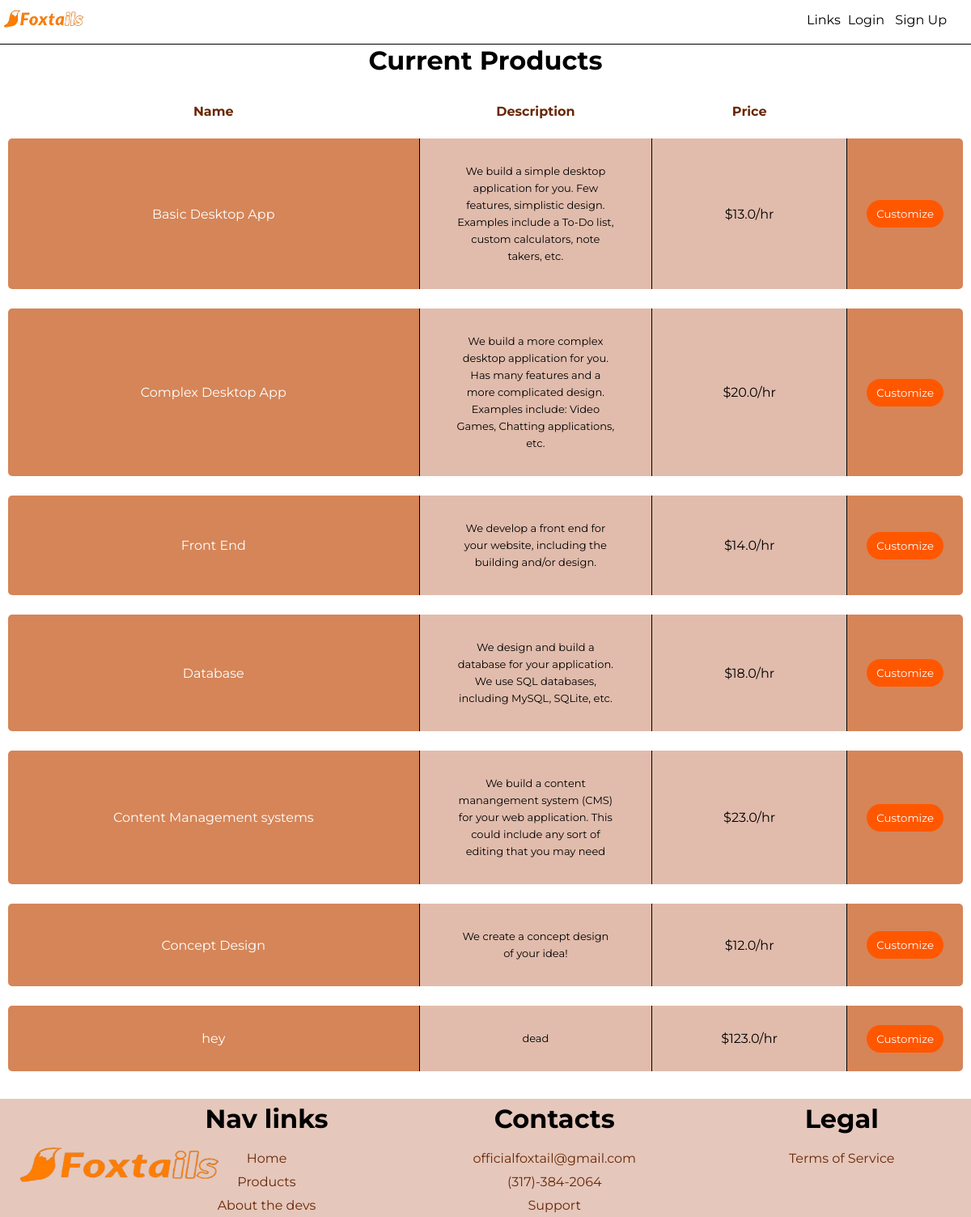
/products, run on an earlier commit of the app's database.
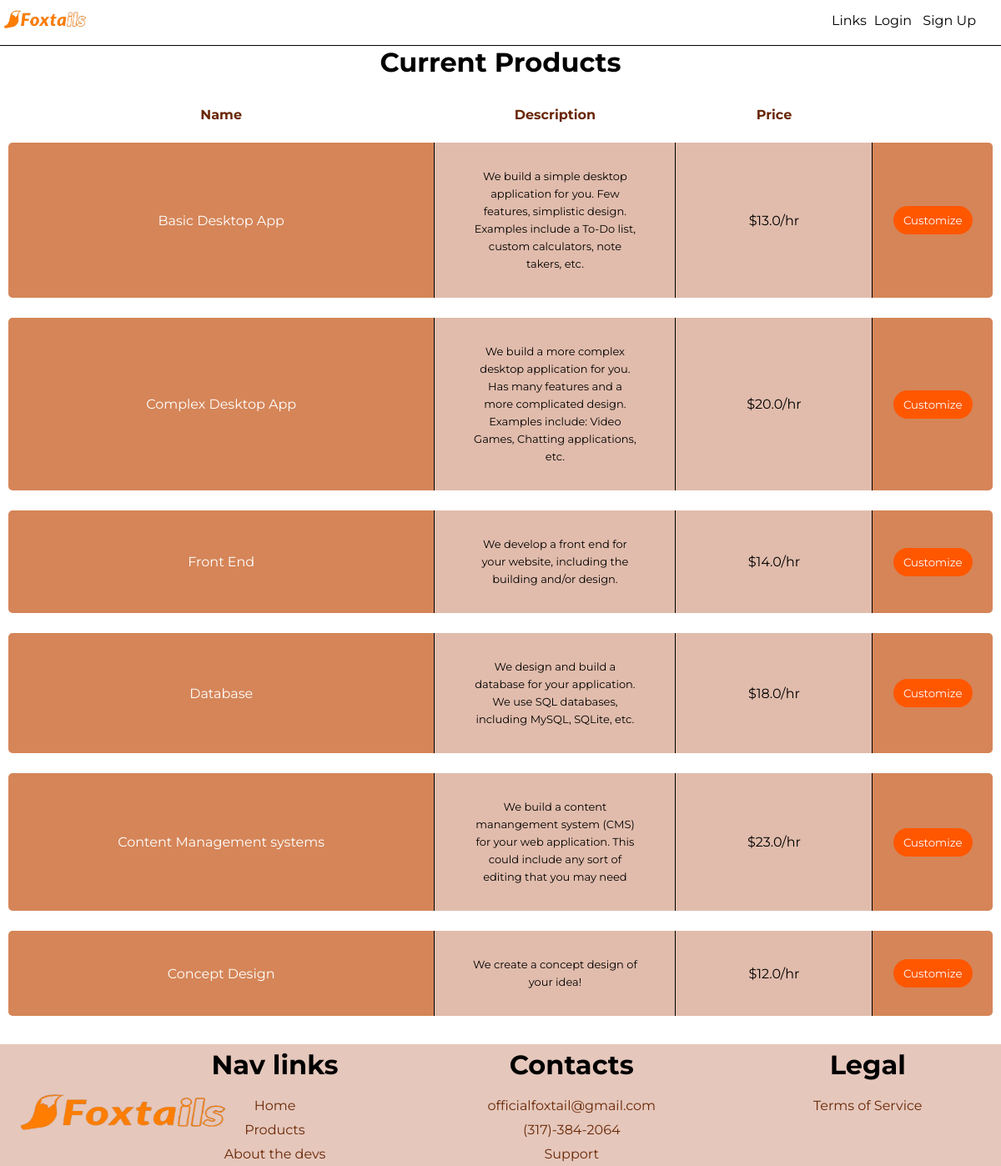
And on a later commit of the database.
### app/models.py (models this page shows, shortened)
class Products(db.Model):
	id = db.Column(db.Integer, primary_key=True)
	name = db.Column(db.String(64), index=True, unique=True)
	desc = db.Column(db.String(256), index=True, unique=True)
	price = db.Column(db.Integer, index=True)

### app/routes.py (the view)
@app.route('/products')
def products():
	product = Products.query.all()
	return render_template('products.html', title="Products", products=product)

### app/templates/products.html
{% extends 'base.html' %}
{% block content %}
    <div class="container-products">
        <h1>Current Products</h1>
        <table>
            <thead>
                <tr class="trhead-products">
                    <th>Name</th>
                    <th class="desc-products">Description</th>
                    <th>Price</th>
                </tr>
            </thead>
            <tbody>
                {% for product in products %}
                    <tr>
                        <td class="name-products">{{ product.name }}</td>
                        <td class="description">{{ product.desc }}</td>
                        <td>${{ product.price }}/hr</td>
                        <th class="button-td-products"><a href="/customize/{{ product.name }}"><button>Customize</button></a></th>
                    </tr>
                {% endfor %}
            </tbody>
        </table>
    </div>
{% endblock %}

### app/templates/base.html (shortened to what this page needs)
<!DOCTYPE html>
<html>
    <head>
        <link rel="stylesheet" href="../static/style.css">
    </head>
    <body>
        <div id="header">
            <a href="/" style="text-decoration: none;"><input id="favicon" type="image" name="logo" src="../static/logo-1.png" width=100 height=50></a>
            <div id="header-links-accounts">
                <span class="links-header">
                    <button class="dropbtn">Links</button>
                </span>
                {% if current_user.is_anonymous %}
                    <span class="account-links-header">
                        <a class="login" href="/account/login">Login</a>
                        <a class="signup" href="/account/register">Sign Up</a>
                    </span>
                {% else %}
                    <span class="account-links-header-logged-in">
                        <a href="/account/{{ current_user.username }}">{{ current_user.username }}</p>
                        <a class="logout" href="/account/logout">Log Out</a>
                    </span>
                {% endif %}
            </div>
        </div>
        {% block content %}{% endblock %}
        <footer id="footer">
            <p><img src="../static/logo-1.png" alt="Logo Image"></p>
            <div class="nav-links-footer">
                <h1>Nav links</h1>
                <a href="/">Home</a>
                <a href="/products">Products</a>
                <a href="/about_the_devs">About the devs</a>
            </div>
            <div class="contact-us">
                <h1>Contacts</h1>
                <a href="mailto:officialfoxtail@gmail.com">officialfoxtail@gmail.com</a>
                <a href="tel:+3173842064">(317)-384-2064</a>
                <a href="/service">Support</a>
            </div>
            <div class="legal-info">
                <h1>Legal</h1>
                <a href="/termsofservice">Terms of Service</a>
            </div>
        </footer>
    </body>
</html>

### app/static/style.css (style rules this page uses)
* { font-family: 'Montserrat', cursive, sans-serif; color: #000; border: 0; padding: 0; margin: 0; }
#header { position: fixed; top: 0; width: 100%; z-index: 2; border-bottom: 1px solid black; background-color: white; }
#header a { padding-left: 5px; }
#header-links-accounts { position: absolute; display: inline-block; top: 15px; right: 30px; }
.links-header { position: relative; float: left; }
.account-links-header { float: right; }
.account-links-header a { text-decoration: none; color: #000; }
.dropbtn { border: 0; padding: 0 4px 0 4px; background-color: transparent; color: #000; font-size: 16px; border-radius: 5px 5px 0 0; }
.login { padding: 0 4px 0 4px; }
#footer { position: relative; width: 100%; background-color: #E5C7BC; display: flex; justify-content: space-around; align-items: flex-start; flex-flow: row wrap; }
#footer img { height: 100px; width: 250px; position: absolute; top: 85px; left: 150px; transform: translate(-50%, -50%); }
.nav-links-footer, .contact-us, .legal-info { display: flex; justify-content: center; align-items: center; flex-flow: column wrap; }
#footer h1 { margin: 5px 0 15px 0; }
#footer a { padding: 5px 10px; text-decoration: none; color: #692705; font-size: 16px; transition: all 0.5s ease-in; }
.container-products { margin-top: 55px; text-align: center; scroll-behavior: auto; }
.container-products table { border-collapse: separate; border-spacing: 0px 1.5em; position: relative; padding: 10px; width: 100%; }
.container-products thead { width: 100%; }
.container-products tbody { width: 100%; }
.container-products table td { background-color: #E1BCAC; color: black; padding: 30px 45px; line-height: 21px; }
.container-products table th { color: #692705; }
.button-td-products { border-left: 1px solid black; background-color: #D58558; color: #ffffff; line-height: 21px; border-radius: 0 5px 5px 0; transition: transform 0.3s ease-in-out; }
.button-td-products a button { background-color: #ff5700; color: white; padding: 9px 12px; border-radius: 20px; text-decoration: none; transition: transform 0.3s ease-in-out; }
.container-products table td:first-child { border-radius: 5px 0 0 5px; }
.container-products tr { text-align: center; }
.name-products { background-color: #D58558 !important; color: white !important; }
.description { font-size: 13px; max-width: 100px; background-color: #E1BCAC; border-right: 1px solid black; border-left: 1px solid black; }
#issue-support h1, p { padding-top: 10px; }

What changed in the data, as far as the page shows it:
removed Products: name "hey", desc "dead", price "123.0"
